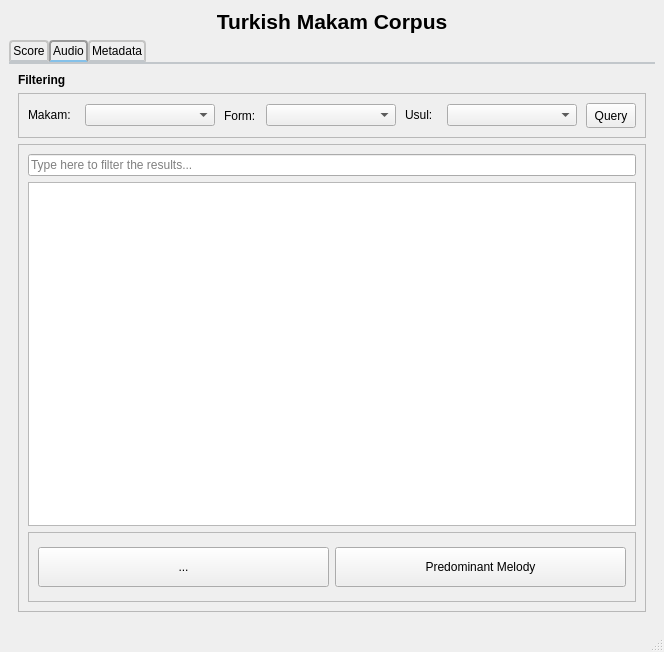
<?xml version="1.0" encoding="UTF-8"?>
<ui version="4.0">
 <class>MainWindow</class>
 <widget class="QMainWindow" name="MainWindow">
  <property name="geometry">
   <rect>
    <x>0</x>
    <y>0</y>
    <width>664</width>
    <height>652</height>
   </rect>
  </property>
  <property name="baseSize">
   <size>
    <width>4</width>
    <height>4</height>
   </size>
  </property>
  <property name="windowTitle">
   <string>MainWindow</string>
  </property>
  <widget class="QWidget" name="centralwidget_makam">
   <layout class="QVBoxLayout" name="verticalLayout">
    <item>
     <widget class="QLabel" name="label_makam">
      <property name="text">
       <string>&lt;html&gt;&lt;head/&gt;&lt;body&gt;&lt;p&gt;&lt;span style=&quot; font-size:16pt; font-weight:600;&quot;&gt;Turkish Makam Corpus&lt;/span&gt;&lt;/p&gt;&lt;/body&gt;&lt;/html&gt;</string>
      </property>
      <property name="alignment">
       <set>Qt::AlignCenter</set>
      </property>
      <property name="wordWrap">
       <bool>false</bool>
      </property>
     </widget>
    </item>
    <item>
     <widget class="QTabWidget" name="tabWidget_makam_corpus">
      <property name="styleSheet">
       <string notr="true">QTabWidget::pane { /* The tab widget frame */
    border-top: 2px solid #C2C7CB;
    position: absolute;
    top: -0.5em;
}

QTabWidget::tab-bar {
    alignment: center;
}

/* Style the tab using the tab sub-control. Note that
    it reads QTabBar _not_ QTabWidget */
QTabBar::tab {
    background: qlineargradient(x1: 0, y1: 0, x2: 0, y2: 1,
                                stop: 0 #E1E1E1, stop: 0.4 #DDDDDD,
                                stop: 0.5 #D8D8D8, stop: 1.0 #D3D3D3);
    border: 2px solid #C4C4C3;
    border-bottom-color: #C2C7CB;  /*same as the pane color */
    border-top-left-radius: 4px;
    border-top-right-radius: 4px;
    min-width: 8ex;
    padding: 2px;
}

/*qlineargradient(x1: 0, y1: 0, x2: 0, y2: 1,
                                stop: 0 #E1E1E1, stop: 0.4 #DDDDDD,
                                stop: 0.5 #D8D8D8, stop: 1.0 #D3D3D3);
*/
QTabBar::tab:selected, QTabBar::tab:hover {
    background: qlineargradient(x1: 0, y1: 0, x2: 0, y2: 1,
                                stop: 0 #fafafa, stop: 0.4 #f4f4f4,
                                stop: 0.5 #e7e7e7, stop: 1.0 #fafafa);
    /*border-bottom-color: #85C1E9;*/
}

QTabBar::tab:selected {
    border-color: #9B9B9B;
    border-bottom-color: #85C1E9; /* same as pane color */
}</string>
      </property>
      <property name="currentIndex">
       <number>1</number>
      </property>
      <widget class="QWidget" name="tab_score">
       <attribute name="title">
        <string>Score</string>
       </attribute>
      </widget>
      <widget class="QWidget" name="tab_audio">
       <attribute name="title">
        <string>Audio</string>
       </attribute>
       <layout class="QVBoxLayout" name="verticalLayout_2">
        <item>
         <widget class="QLabel" name="label_filtering">
          <property name="sizePolicy">
           <sizepolicy hsizetype="Fixed" vsizetype="Fixed">
            <horstretch>0</horstretch>
            <verstretch>0</verstretch>
           </sizepolicy>
          </property>
          <property name="text">
           <string>&lt;html&gt;&lt;head/&gt;&lt;body&gt;&lt;p&gt;&lt;span style=&quot; font-weight:600;&quot;&gt;Filtering&lt;/span&gt;&lt;/p&gt;&lt;/body&gt;&lt;/html&gt;</string>
          </property>
         </widget>
        </item>
        <item>
         <widget class="QFrame" name="frame_attiributes">
          <property name="sizePolicy">
           <sizepolicy hsizetype="Preferred" vsizetype="Fixed">
            <horstretch>0</horstretch>
            <verstretch>0</verstretch>
           </sizepolicy>
          </property>
          <property name="frameShape">
           <enum>QFrame::StyledPanel</enum>
          </property>
          <property name="frameShadow">
           <enum>QFrame::Raised</enum>
          </property>
          <layout class="QGridLayout" name="gridLayout">
           <item row="1" column="0">
            <layout class="QHBoxLayout" name="horizontalLayout_filtering">
             <property name="spacing">
              <number>2</number>
             </property>
             <property name="sizeConstraint">
              <enum>QLayout::SetFixedSize</enum>
             </property>
             <item>
              <widget class="QLabel" name="label_filter_makam">
               <property name="sizePolicy">
                <sizepolicy hsizetype="Fixed" vsizetype="Fixed">
                 <horstretch>0</horstretch>
                 <verstretch>0</verstretch>
                </sizepolicy>
               </property>
               <property name="maximumSize">
                <size>
                 <width>55</width>
                 <height>16777215</height>
                </size>
               </property>
               <property name="text">
                <string>Makam:</string>
               </property>
               <property name="buddy">
                <cstring>comboBox_makam</cstring>
               </property>
              </widget>
             </item>
             <item>
              <widget class="QComboBox" name="comboBox_makam"/>
             </item>
             <item>
              <spacer name="horizontalSpacer_makam_form">
               <property name="orientation">
                <enum>Qt::Horizontal</enum>
               </property>
               <property name="sizeType">
                <enum>QSizePolicy::Fixed</enum>
               </property>
               <property name="sizeHint" stdset="0">
                <size>
                 <width>7</width>
                 <height>10</height>
                </size>
               </property>
              </spacer>
             </item>
             <item>
              <widget class="QLabel" name="label_filter_form">
               <property name="maximumSize">
                <size>
                 <width>40</width>
                 <height>16777215</height>
                </size>
               </property>
               <property name="text">
                <string>Form:</string>
               </property>
               <property name="buddy">
                <cstring>comboBox_form</cstring>
               </property>
              </widget>
             </item>
             <item>
              <widget class="QComboBox" name="comboBox_form"/>
             </item>
             <item>
              <spacer name="horizontalSpacer_form_usul">
               <property name="orientation">
                <enum>Qt::Horizontal</enum>
               </property>
               <property name="sizeType">
                <enum>QSizePolicy::Fixed</enum>
               </property>
               <property name="sizeHint" stdset="0">
                <size>
                 <width>7</width>
                 <height>10</height>
                </size>
               </property>
              </spacer>
             </item>
             <item>
              <widget class="QLabel" name="label_filter_usul">
               <property name="sizePolicy">
                <sizepolicy hsizetype="Fixed" vsizetype="Fixed">
                 <horstretch>0</horstretch>
                 <verstretch>0</verstretch>
                </sizepolicy>
               </property>
               <property name="maximumSize">
                <size>
                 <width>40</width>
                 <height>16777215</height>
                </size>
               </property>
               <property name="text">
                <string>Usul:</string>
               </property>
               <property name="buddy">
                <cstring>comboBox_usul</cstring>
               </property>
              </widget>
             </item>
             <item>
              <widget class="QComboBox" name="comboBox_usul"/>
             </item>
             <item>
              <spacer name="horizontalSpacer">
               <property name="orientation">
                <enum>Qt::Horizontal</enum>
               </property>
               <property name="sizeType">
                <enum>QSizePolicy::Fixed</enum>
               </property>
               <property name="sizeHint" stdset="0">
                <size>
                 <width>7</width>
                 <height>5</height>
                </size>
               </property>
              </spacer>
             </item>
             <item>
              <widget class="QToolButton" name="toolButton_query">
               <property name="sizePolicy">
                <sizepolicy hsizetype="Fixed" vsizetype="Fixed">
                 <horstretch>0</horstretch>
                 <verstretch>0</verstretch>
                </sizepolicy>
               </property>
               <property name="minimumSize">
                <size>
                 <width>50</width>
                 <height>25</height>
                </size>
               </property>
               <property name="maximumSize">
                <size>
                 <width>30</width>
                 <height>25</height>
                </size>
               </property>
               <property name="text">
                <string>Query</string>
               </property>
               <property name="icon">
                <iconset resource="resource-compmusic.qrc">
                 <normaloff>:/compmusic/images/magnifying-glass.png</normaloff>:/compmusic/images/magnifying-glass.png</iconset>
               </property>
               <property name="checkable">
                <bool>false</bool>
               </property>
              </widget>
             </item>
            </layout>
           </item>
          </layout>
         </widget>
        </item>
        <item>
         <widget class="QFrame" name="frame_results">
          <property name="frameShape">
           <enum>QFrame::StyledPanel</enum>
          </property>
          <property name="frameShadow">
           <enum>QFrame::Raised</enum>
          </property>
          <layout class="QGridLayout" name="gridLayout_2">
           <item row="0" column="0">
            <layout class="QVBoxLayout" name="verticalLayout_results">
             <item>
              <widget class="QLineEdit" name="lineEdit_filter">
               <property name="text">
                <string/>
               </property>
               <property name="placeholderText">
                <string>Type here to filter the results...</string>
               </property>
              </widget>
             </item>
             <item>
              <widget class="QTableView" name="tableView_results"/>
             </item>
            </layout>
           </item>
           <item row="1" column="0">
            <widget class="QFrame" name="frame">
             <property name="minimumSize">
              <size>
               <width>0</width>
               <height>70</height>
              </size>
             </property>
             <property name="frameShape">
              <enum>QFrame::StyledPanel</enum>
             </property>
             <property name="frameShadow">
              <enum>QFrame::Raised</enum>
             </property>
             <layout class="QGridLayout" name="gridLayout_3">
              <item row="0" column="0">
               <layout class="QHBoxLayout" name="horizontalLayout">
                <item>
                 <widget class="QToolButton" name="toolButton_download_audio">
                  <property name="sizePolicy">
                   <sizepolicy hsizetype="Expanding" vsizetype="Fixed">
                    <horstretch>0</horstretch>
                    <verstretch>0</verstretch>
                   </sizepolicy>
                  </property>
                  <property name="minimumSize">
                   <size>
                    <width>0</width>
                    <height>40</height>
                   </size>
                  </property>
                  <property name="text">
                   <string>...</string>
                  </property>
                  <property name="icon">
                   <iconset resource="resource-compmusic.qrc">
                    <normaloff>:/compmusic/images/sound-waves.svg</normaloff>:/compmusic/images/sound-waves.svg</iconset>
                  </property>
                 </widget>
                </item>
                <item>
                 <widget class="QToolButton" name="toolButton_download_pdm">
                  <property name="sizePolicy">
                   <sizepolicy hsizetype="Expanding" vsizetype="Fixed">
                    <horstretch>0</horstretch>
                    <verstretch>0</verstretch>
                   </sizepolicy>
                  </property>
                  <property name="minimumSize">
                   <size>
                    <width>0</width>
                    <height>40</height>
                   </size>
                  </property>
                  <property name="text">
                   <string>Predominant Melody</string>
                  </property>
                 </widget>
                </item>
               </layout>
              </item>
             </layout>
            </widget>
           </item>
          </layout>
         </widget>
        </item>
       </layout>
      </widget>
      <widget class="QWidget" name="tab_metadata">
       <attribute name="title">
        <string>Metadata</string>
       </attribute>
       <layout class="QVBoxLayout" name="verticalLayout_3"/>
      </widget>
     </widget>
    </item>
   </layout>
  </widget>
  <widget class="QMenuBar" name="menubar_makam">
   <property name="geometry">
    <rect>
     <x>0</x>
     <y>0</y>
     <width>664</width>
     <height>25</height>
    </rect>
   </property>
  </widget>
  <widget class="QStatusBar" name="statusbar_makam"/>
 </widget>
 <resources>
  <include location="resource-compmusic.qrc"/>
 </resources>
 <connections/>
</ui>
